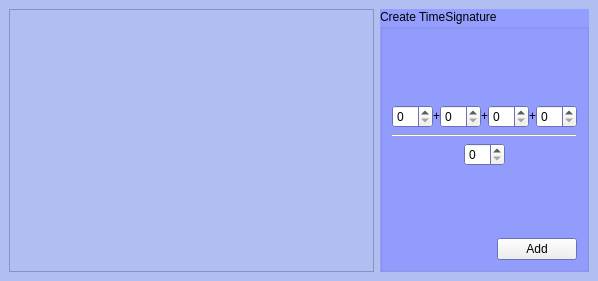
<ui version="4.0" >
 <class>TimeDialogBase</class>
 <widget class="QWidget" name="TimeDialogBase" >
  <property name="geometry" >
   <rect>
    <x>0</x>
    <y>0</y>
    <width>598</width>
    <height>281</height>
   </rect>
  </property>
  <property name="palette" >
   <palette>
    <active>
     <colorrole role="Base" >
      <brush brushstyle="SolidPattern" >
       <color alpha="255" >
        <red>255</red>
        <green>255</green>
        <blue>255</blue>
       </color>
      </brush>
     </colorrole>
     <colorrole role="Window" >
      <brush brushstyle="SolidPattern" >
       <color alpha="255" >
        <red>176</red>
        <green>190</green>
        <blue>242</blue>
       </color>
      </brush>
     </colorrole>
    </active>
    <inactive>
     <colorrole role="Base" >
      <brush brushstyle="SolidPattern" >
       <color alpha="255" >
        <red>255</red>
        <green>255</green>
        <blue>255</blue>
       </color>
      </brush>
     </colorrole>
     <colorrole role="Window" >
      <brush brushstyle="SolidPattern" >
       <color alpha="255" >
        <red>176</red>
        <green>190</green>
        <blue>242</blue>
       </color>
      </brush>
     </colorrole>
    </inactive>
    <disabled>
     <colorrole role="Base" >
      <brush brushstyle="SolidPattern" >
       <color alpha="255" >
        <red>176</red>
        <green>190</green>
        <blue>242</blue>
       </color>
      </brush>
     </colorrole>
     <colorrole role="Window" >
      <brush brushstyle="SolidPattern" >
       <color alpha="255" >
        <red>176</red>
        <green>190</green>
        <blue>242</blue>
       </color>
      </brush>
     </colorrole>
    </disabled>
   </palette>
  </property>
  <property name="windowTitle" >
   <string>Form</string>
  </property>
  <layout class="QHBoxLayout" >
   <property name="margin" >
    <number>9</number>
   </property>
   <property name="spacing" >
    <number>6</number>
   </property>
   <item>
    <widget class="QFrame" name="frame" >
     <property name="sizePolicy" >
      <sizepolicy>
       <hsizetype>7</hsizetype>
       <vsizetype>7</vsizetype>
       <horstretch>0</horstretch>
       <verstretch>0</verstretch>
      </sizepolicy>
     </property>
     <property name="frameShape" >
      <enum>QFrame::StyledPanel</enum>
     </property>
     <property name="frameShadow" >
      <enum>QFrame::Raised</enum>
     </property>
    </widget>
   </item>
   <item>
    <widget class="QGroupBox" name="groupBox" >
     <property name="sizePolicy" >
      <sizepolicy>
       <hsizetype>4</hsizetype>
       <vsizetype>5</vsizetype>
       <horstretch>0</horstretch>
       <verstretch>0</verstretch>
      </sizepolicy>
     </property>
     <property name="palette" >
      <palette>
       <active>
        <colorrole role="Base" >
         <brush brushstyle="SolidPattern" >
          <color alpha="255" >
           <red>255</red>
           <green>255</green>
           <blue>255</blue>
          </color>
         </brush>
        </colorrole>
        <colorrole role="Window" >
         <brush brushstyle="SolidPattern" >
          <color alpha="255" >
           <red>147</red>
           <green>158</green>
           <blue>255</blue>
          </color>
         </brush>
        </colorrole>
       </active>
       <inactive>
        <colorrole role="Base" >
         <brush brushstyle="SolidPattern" >
          <color alpha="255" >
           <red>255</red>
           <green>255</green>
           <blue>255</blue>
          </color>
         </brush>
        </colorrole>
        <colorrole role="Window" >
         <brush brushstyle="SolidPattern" >
          <color alpha="255" >
           <red>147</red>
           <green>158</green>
           <blue>255</blue>
          </color>
         </brush>
        </colorrole>
       </inactive>
       <disabled>
        <colorrole role="Base" >
         <brush brushstyle="SolidPattern" >
          <color alpha="255" >
           <red>147</red>
           <green>158</green>
           <blue>255</blue>
          </color>
         </brush>
        </colorrole>
        <colorrole role="Window" >
         <brush brushstyle="SolidPattern" >
          <color alpha="255" >
           <red>147</red>
           <green>158</green>
           <blue>255</blue>
          </color>
         </brush>
        </colorrole>
       </disabled>
      </palette>
     </property>
     <property name="autoFillBackground" >
      <bool>true</bool>
     </property>
     <property name="title" >
      <string>Create TimeSignature</string>
     </property>
     <layout class="QVBoxLayout" >
      <property name="margin" >
       <number>9</number>
      </property>
      <property name="spacing" >
       <number>6</number>
      </property>
      <item>
       <spacer>
        <property name="orientation" >
         <enum>Qt::Vertical</enum>
        </property>
        <property name="sizeHint" >
         <size>
          <width>20</width>
          <height>31</height>
         </size>
        </property>
       </spacer>
      </item>
      <item>
       <layout class="QHBoxLayout" >
        <property name="margin" >
         <number>0</number>
        </property>
        <property name="spacing" >
         <number>0</number>
        </property>
        <item>
         <widget class="QSpinBox" name="z1" >
          <property name="sizePolicy" >
           <sizepolicy>
            <hsizetype>5</hsizetype>
            <vsizetype>0</vsizetype>
            <horstretch>0</horstretch>
            <verstretch>0</verstretch>
           </sizepolicy>
          </property>
         </widget>
        </item>
        <item>
         <widget class="QLabel" name="label" >
          <property name="sizePolicy" >
           <sizepolicy>
            <hsizetype>0</hsizetype>
            <vsizetype>0</vsizetype>
            <horstretch>0</horstretch>
            <verstretch>0</verstretch>
           </sizepolicy>
          </property>
          <property name="text" >
           <string>+</string>
          </property>
         </widget>
        </item>
        <item>
         <widget class="QSpinBox" name="z2" >
          <property name="sizePolicy" >
           <sizepolicy>
            <hsizetype>5</hsizetype>
            <vsizetype>0</vsizetype>
            <horstretch>0</horstretch>
            <verstretch>0</verstretch>
           </sizepolicy>
          </property>
         </widget>
        </item>
        <item>
         <widget class="QLabel" name="label_2" >
          <property name="sizePolicy" >
           <sizepolicy>
            <hsizetype>0</hsizetype>
            <vsizetype>0</vsizetype>
            <horstretch>0</horstretch>
            <verstretch>0</verstretch>
           </sizepolicy>
          </property>
          <property name="text" >
           <string>+</string>
          </property>
         </widget>
        </item>
        <item>
         <widget class="QSpinBox" name="z3" >
          <property name="sizePolicy" >
           <sizepolicy>
            <hsizetype>5</hsizetype>
            <vsizetype>0</vsizetype>
            <horstretch>0</horstretch>
            <verstretch>0</verstretch>
           </sizepolicy>
          </property>
         </widget>
        </item>
        <item>
         <widget class="QLabel" name="label_3" >
          <property name="sizePolicy" >
           <sizepolicy>
            <hsizetype>0</hsizetype>
            <vsizetype>0</vsizetype>
            <horstretch>0</horstretch>
            <verstretch>0</verstretch>
           </sizepolicy>
          </property>
          <property name="text" >
           <string>+</string>
          </property>
         </widget>
        </item>
        <item>
         <widget class="QSpinBox" name="z4" >
          <property name="sizePolicy" >
           <sizepolicy>
            <hsizetype>5</hsizetype>
            <vsizetype>0</vsizetype>
            <horstretch>0</horstretch>
            <verstretch>0</verstretch>
           </sizepolicy>
          </property>
         </widget>
        </item>
       </layout>
      </item>
      <item>
       <widget class="Line" name="line" >
        <property name="orientation" >
         <enum>Qt::Horizontal</enum>
        </property>
       </widget>
      </item>
      <item>
       <layout class="QHBoxLayout" >
        <property name="margin" >
         <number>0</number>
        </property>
        <property name="spacing" >
         <number>2</number>
        </property>
        <item>
         <spacer>
          <property name="orientation" >
           <enum>Qt::Horizontal</enum>
          </property>
          <property name="sizeHint" >
           <size>
            <width>40</width>
            <height>20</height>
           </size>
          </property>
         </spacer>
        </item>
        <item>
         <widget class="QSpinBox" name="n" >
          <property name="sizePolicy" >
           <sizepolicy>
            <hsizetype>5</hsizetype>
            <vsizetype>0</vsizetype>
            <horstretch>0</horstretch>
            <verstretch>0</verstretch>
           </sizepolicy>
          </property>
         </widget>
        </item>
        <item>
         <spacer>
          <property name="orientation" >
           <enum>Qt::Horizontal</enum>
          </property>
          <property name="sizeHint" >
           <size>
            <width>40</width>
            <height>20</height>
           </size>
          </property>
         </spacer>
        </item>
       </layout>
      </item>
      <item>
       <spacer>
        <property name="orientation" >
         <enum>Qt::Vertical</enum>
        </property>
        <property name="sizeHint" >
         <size>
          <width>20</width>
          <height>40</height>
         </size>
        </property>
       </spacer>
      </item>
      <item>
       <layout class="QHBoxLayout" >
        <property name="margin" >
         <number>0</number>
        </property>
        <property name="spacing" >
         <number>6</number>
        </property>
        <item>
         <spacer>
          <property name="orientation" >
           <enum>Qt::Horizontal</enum>
          </property>
          <property name="sizeHint" >
           <size>
            <width>40</width>
            <height>20</height>
           </size>
          </property>
         </spacer>
        </item>
        <item>
         <widget class="QPushButton" name="addButton" >
          <property name="text" >
           <string>Add</string>
          </property>
         </widget>
        </item>
       </layout>
      </item>
     </layout>
    </widget>
   </item>
  </layout>
 </widget>
 <resources/>
 <connections/>
</ui>
